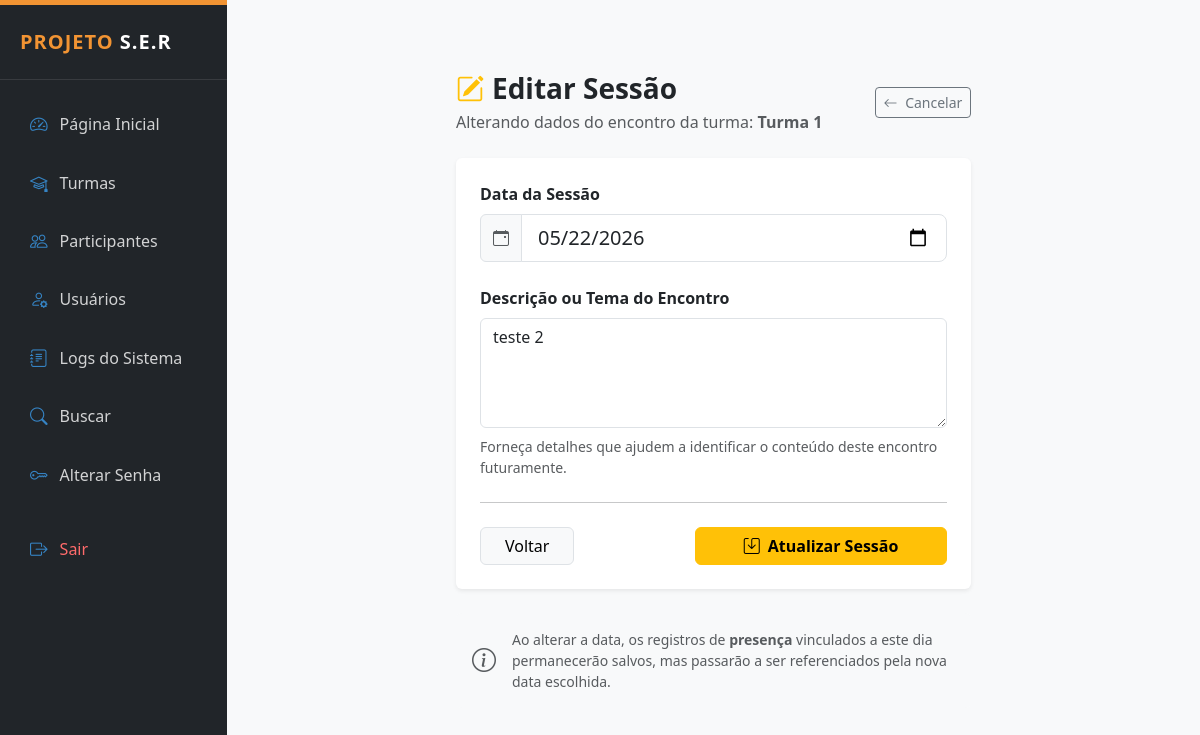
The page /public/sessao_editar.php?id=10 (signed in) on the database its author committed.
### tables this page shows
CREATE TABLE `turmas_sessoes` (
  `id` int(11) NOT NULL,
  `turma_id` int(11) NOT NULL,
  `data` date NOT NULL,
  `descricao` varchar(255) DEFAULT NULL,
  `criado_em` timestamp NOT NULL DEFAULT current_timestamp()
);

CREATE TABLE `turmas` (
  `id` int(11) NOT NULL,
  `nome` varchar(120) NOT NULL,
  `descricao` text DEFAULT NULL,
  `responsavel` varchar(100) DEFAULT NULL,
  `data_inicio` date DEFAULT NULL,
  `data_fim` date DEFAULT NULL,
  `status` enum('ativa','encerrada') DEFAULT 'ativa',
  `criado_em` timestamp NOT NULL DEFAULT current_timestamp(),
  `usuario_id` int(11) DEFAULT NULL
);

### public/sessao_editar.php (the view, shortened to what this page needs)
<?php
require_once __DIR__ . '/../config/conexao.php';
require_once __DIR__ . '/../layout/admin_header.php';
$id = $_GET['id'] ?? null;
$stmt = $pdo->prepare("
    SELECT ts.*, t.nome as turma_nome
    FROM turmas_sessoes ts
    JOIN turmas t ON t.id = ts.turma_id
    WHERE ts.id = ?
");
$stmt->execute([$id]);
$sessao = $stmt->fetch();
?>
<div class="container py-5">
    <div class="row justify-content-center">
        <div class="col-md-7">
            <div class="mb-4 d-flex justify-content-between align-items-center">
                <div>
                    <h3 class="fw-bold text-dark mb-1">
                        <i class="bi bi-pencil-square me-2 text-warning"></i>Editar Sessão
                    </h3>
                    <p class="text-muted mb-0">Alterando dados do encontro da turma: <strong><?= htmlspecialchars($sessao['turma_nome']) ?></strong></p>
                </div>
                <a href="sessoes_lista.php?turma_id=<?= $sessao['turma_id'] ?>" class="btn btn-outline-secondary btn-sm">
                    <i class="bi bi-arrow-left me-1"></i> Cancelar
                </a>
            </div>
            <div class="card shadow-sm border-0">
                <div class="card-body p-4">
                    <form method="POST">
                        <div class="mb-4">
                            <label class="form-label fw-bold">Data da Sessão</label>
                            <div class="input-group">
                                <span class="input-group-text bg-light text-muted">
                                    <i class="bi bi-calendar-event"></i>
                                </span>
                                <input type="date" name="data" class="form-control form-control-lg"
                                    value="<?= $sessao['data'] ?>" required>
                            </div>
                        </div>
                        <div class="mb-4">
                            <label class="form-label fw-bold">Descrição ou Tema do Encontro</label>
                            <textarea name="descricao" class="form-control" rows="4"
                                placeholder="Descreva os temas abordados ou observações gerais sobre esta sessão..."><?= htmlspecialchars($sessao['descricao']) ?></textarea>
                            <div class="form-text mt-2">
                                Forneça detalhes que ajudem a identificar o conteúdo deste encontro futuramente.
                            </div>
                        </div>
                        <hr class="my-4">
                        <div class="d-flex justify-content-between">
                            <a href="sessoes_lista.php?turma_id=<?= $sessao['turma_id'] ?>" class="btn btn-light border px-4">
                                Voltar
                            </a>
                            <button type="submit" class="btn btn-warning px-5 fw-bold">
                                <i class="bi bi-save me-2"></i>Atualizar Sessão
                            </button>
                        </div>
                    </form>
                </div>
            </div>
            <div class="mt-4 card bg-light border-0">
                <div class="card-body py-3">
                    <div class="d-flex align-items-center text-muted small">
                        <i class="bi bi-info-circle me-3 fs-4"></i>
                        <div>
                            Ao alterar a data, os registros de <strong>presença</strong> vinculados a este dia permanecerão salvos, mas passarão a ser referenciados pela nova data escolhida.
                        </div>
                    </div>
                </div>
            </div>
        </div>
    </div>
</div>
<?php require_once __DIR__ . '/../layout/admin_footer.php'; ?>

### layout/admin_header.php (style rules this page uses)
:root { --ser-orange: #F29433; --ser-blue: #3684C4; --ser-wine: #A61C62; --ser-light: #f8f9fa; }
body { font-family: 'Segoe UI', Tahoma, Geneva, Verdana, sans-serif; background-color: var(--ser-light); }

### rows shown on the page
turmas_sessoes: turma.nome "Turma 1", data "05/22/2026", descricao "teste 2"
